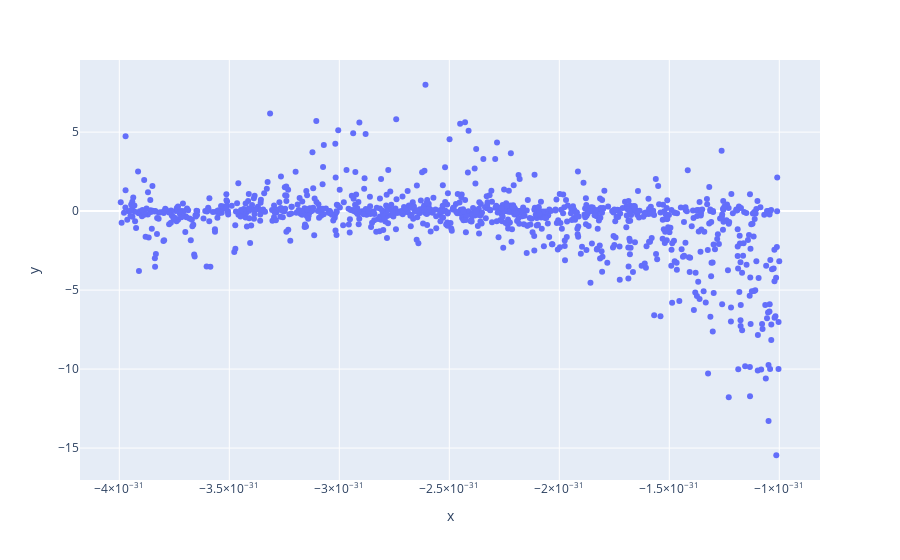

Notebook code cell kept with this figure:
### Code cell
import plotly.express as px
px.scatter(x=df_hidden_states.q1[0:1000]*df_hidden_states.q2[0:1000],
           y=df_lat_space.l1 * df_lat_space.l2)

### Figure 1 — Plotly figure (JSON) as saved in the notebook; plotly's stock layout.template omitted (floating-point values rounded to 4 significant figures; data arrays with more than 128 entries replaced by an {"elided": "..."} marker saying what was removed)
{"data": [{"hovertemplate": "x=%{x}<br>y=%{y}<extra></extra>", "legendgroup": "", "marker": {"color": "#636efa", "symbol": "circle"}, "mode": "markers", "name": "", "orientation": "v", "showlegend": false, "type": "scatter", "x": {"elided": "1000 float values"}, "xaxis": "x", "y": {"elided": "1000 float values"}, "yaxis": "y"}], "layout": {"legend": {"tracegroupgap": 0}, "margin": {"t": 60}, "xaxis": {"anchor": "y", "domain": [0, 1], "title": {"text": "x"}}, "yaxis": {"anchor": "x", "domain": [0, 1], "title": {"text": "y"}}}}
